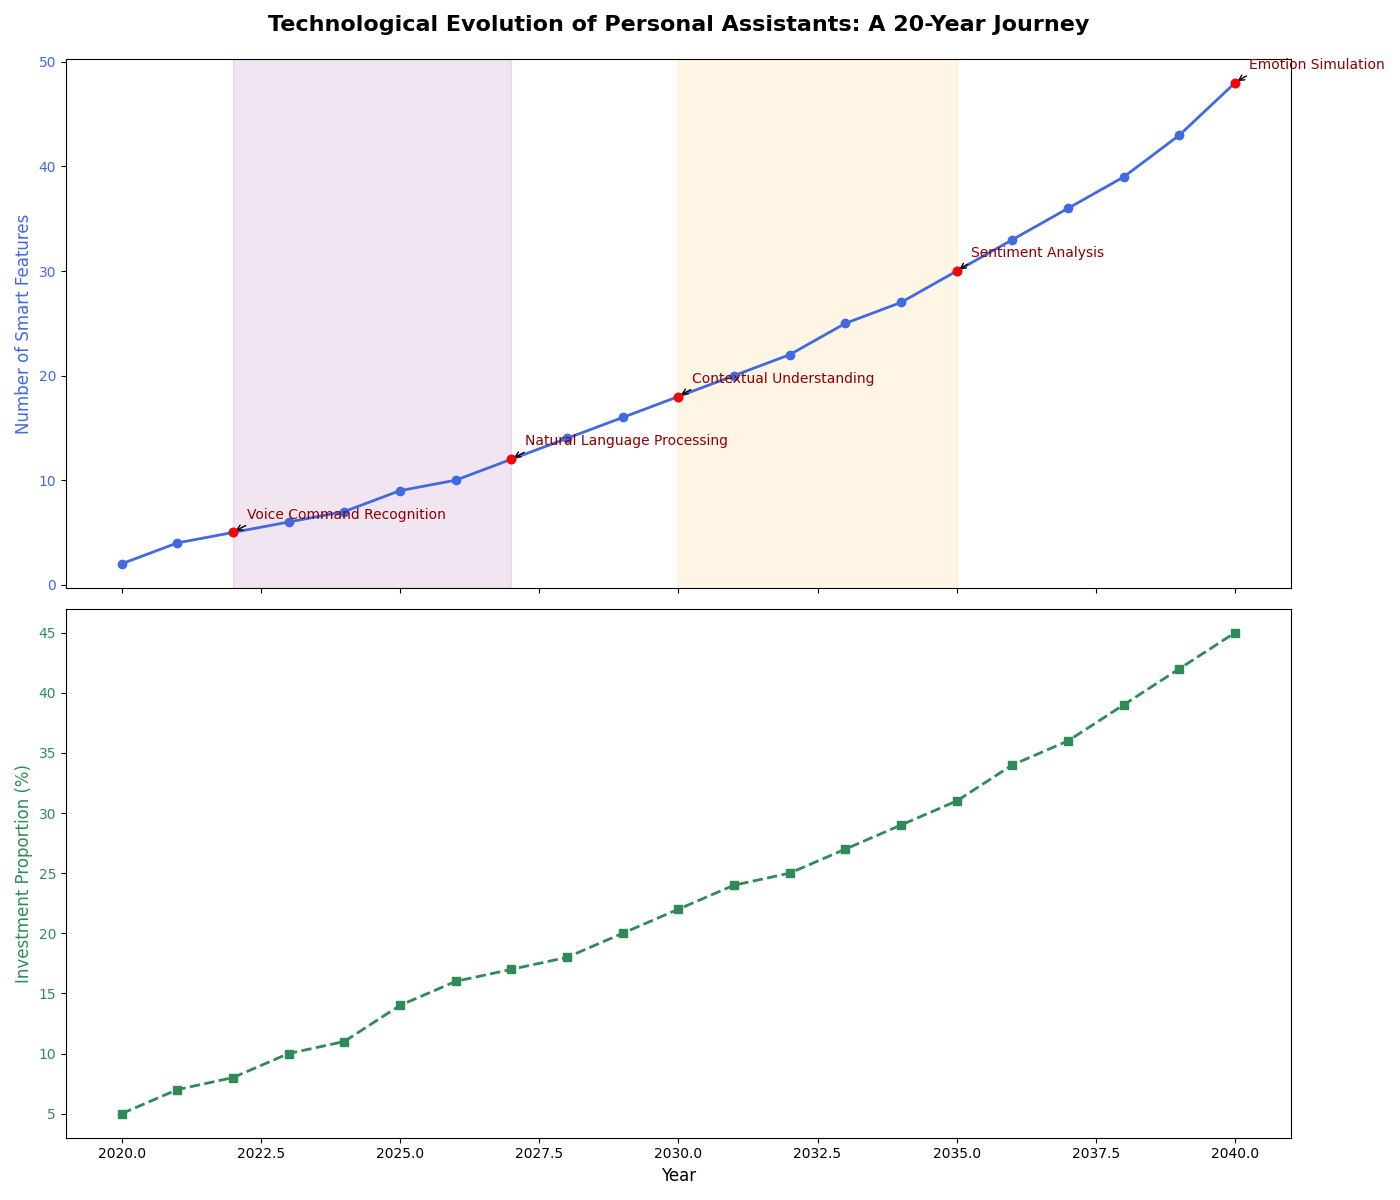

This chart was generated by the following Python code:
import matplotlib.pyplot as plt
import numpy as np

years = np.arange(2020, 2041)
smart_features = np.array([2, 4, 5, 6, 7, 9, 10, 12, 14, 16, 18, 20, 22, 25, 27, 30, 33, 36, 39, 43, 48])

milestones = {
    2022: 'Voice Command Recognition',
    2027: 'Natural Language Processing',
    2030: 'Contextual Understanding',
    2035: 'Sentiment Analysis',
    2040: 'Emotion Simulation'
}

investment_proportion = np.array([5, 7, 8, 10, 11, 14, 16, 17, 18, 20, 22, 24, 25, 27, 29, 31, 34, 36, 39, 42, 45])

fig, (ax1, ax2) = plt.subplots(2, 1, figsize=(14, 12), sharex=True)
fig.tight_layout(pad=5.0)

ax1.plot(years, smart_features, marker='o', linestyle='-', color='royalblue', linewidth=2)
ax1.set_title('Technological Evolution of Personal Assistants: A 20-Year Journey', fontsize=16, fontweight='bold', pad=20)
ax1.set_ylabel('Number of Smart Features', fontsize=12, color='royalblue')
ax1.tick_params(axis='y', labelcolor='royalblue')

for year, milestone in milestones.items():
    idx = np.where(years == year)[0][0]
    ax1.annotate(milestone,
                 xy=(year, smart_features[idx]),
                 xytext=(10, 10),
                 textcoords='offset points',
                 arrowprops=dict(arrowstyle='->', connectionstyle='arc3,rad=0.2'),
                 fontsize=10,
                 color='darkred')
    ax1.scatter(year, smart_features[idx], color='red', zorder=5)

ax1.axvspan(2022, 2027, alpha=0.1, color='purple')
ax1.axvspan(2030, 2035, alpha=0.1, color='orange')

ax2.plot(years, investment_proportion, marker='s', linestyle='--', color='seagreen', linewidth=2)
ax2.set_xlabel('Year', fontsize=12)
ax2.set_ylabel('Investment Proportion (%)', fontsize=12, color='seagreen')
ax2.tick_params(axis='y', labelcolor='seagreen')

plt.tight_layout()
plt.show()
